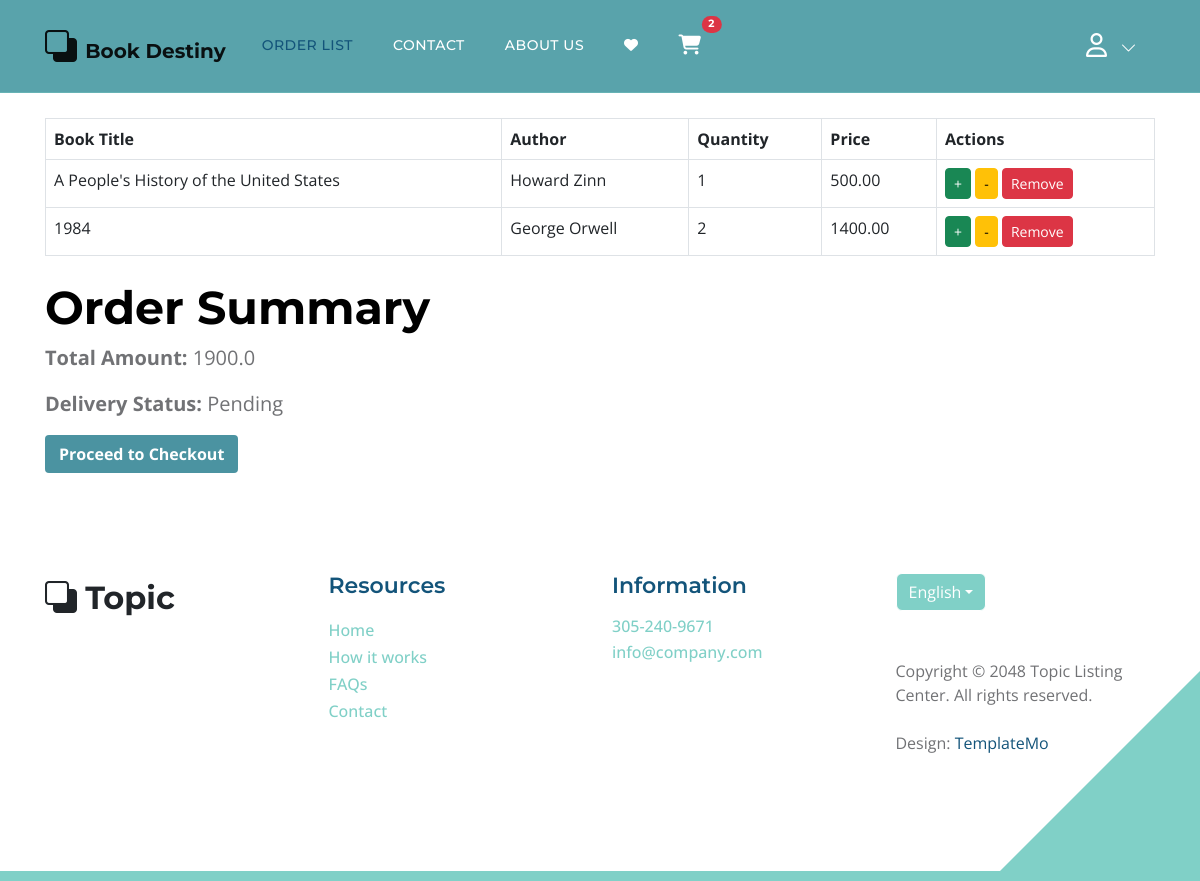
/order/cart/27/1/ (signed in), run on the app's committed database.
### order/models.py (models this page shows)
class Cart(models.Model):
    user = models.ForeignKey(User, on_delete=models.CASCADE, related_name='cart')
    item = models.ForeignKey(Book, on_delete=models.CASCADE)
    quantity = models.IntegerField(default=1)
    purchased = models.BooleanField(default=False)
    created = models.DateTimeField(auto_now_add=True)
    updated = models.DateTimeField(auto_now=True)
    def get_total(self):
        return self.item.borrowing_price * self.quantity

class Order(models.Model):
    orderitems = models.ManyToManyField(Cart, related_name='orders')
    user = models.ForeignKey(User, on_delete=models.CASCADE)
    ordered = models.BooleanField(default=False)
    total_amount = models.DecimalField(max_digits=10, decimal_places=2, default=0.00)
    created = models.DateTimeField(default=timezone.now)
    payment_id = models.CharField(max_length=255, blank=True, null=True)
    order_id = models.CharField(max_length=255, blank=True, null=True)
    delivery_status = models.CharField(max_length=20, default='Pending')
    def __str__(self):
        return f"Order {self.id} by {self.user.username}"
    def get_totals(self):
        total = 0
        for order_item in self.orderitems.all():
            total += float(order_item.get_total())
        return total

### library/models.py (models this page shows, shortened)
class Book(models.Model):
    category = models.ManyToManyField(Category) # ekta post multiple categorir moddhe thakte pare abar ekta categorir moddhe multiple post thakte pare
    title = models.CharField(max_length=50)
    author = models.CharField(max_length=100)
    ISBN = models.CharField(max_length=13)
    publication_date = models.DateField()
    genre = models.CharField(max_length=50)
    availability_status = models.BooleanField(default=True)
    description= models.TextField()
    available_copies = models.PositiveIntegerField(default=0)  # Added a field for available copies
    borrowing_price= models.DecimalField(max_digits=10, decimal_places=2)
    image=models.ImageField(upload_to='Library/media/uploads/',blank=True,null=True)
    borrow_book = models.BooleanField(default=False)

### order/views.py (the view)
# urls.py: path('cart/<int:user_id>/<int:chk>/',views.cart_view,name='cart'),
@csrf_exempt
def cart_view(request, user_id, chk):
    user = User.objects.get(id=user_id)
    if chk == 0:
        messages.warning(request, "Your payment was not completed!")
    carts = Cart.objects.filter(user=user, purchased=False)
    orders = Order.objects.filter(user=user, ordered=False)
    print(carts)
    if orders.exists():
        order = orders.first()
        context = {
            'carts': carts,
            'order': order
        }
        print(f"Context: {context}")
        return render(request, 'cart.html', context)
    else:
        messages.warning(request, "You do not have any items in your cart!")
        return redirect('home')

### order/context_processors.py (called while the page is built)
def cart_item_count(request):
    if request.user.is_authenticated:
        cart_count = Cart.objects.filter(user=request.user, purchased=False).count()
    else:
        cart_count = 0
    return {'cart_count': cart_count}

### order/templates/cart.html (shortened to what this page needs)
{% extends 'base.html' %}
{% load static %}
{% block content %}
<div class="container">
    <h1>Your Cart</h1>
    {% if carts %}
        <table class="table table-bordered mt-5">
            <thead>
                <tr>
                    <th>Book Title</th>
                    <th>Author</th>
                    <th>Quantity</th>
                    <th>Price</th>
                    <th>Actions</th>
                </tr>
            </thead>
            <tbody>
                {% for cart_item in carts %}
                <tr>
                    <td>{{ cart_item.item.title }}</td>
                    <td>{{ cart_item.item.author }}</td>
                    <td>{{ cart_item.quantity }}</td>
                    <td>{{ cart_item.get_total }}</td>
                    <td>
                        <a href="{% url 'order:increase-item' cart_item.item.pk %}" class="btn btn-sm btn-success">+</a>
                        <a href="{% url 'order:decrease-item' cart_item.item.pk %}" class="btn btn-sm btn-warning">-</a>
                        <a href="{% url 'order:remove-item' cart_item.item.pk %}" class="btn btn-sm btn-danger">Remove</a>
                    </td>
                </tr>
                {% endfor %}
            </tbody>
        </table>
        <div class="order-summary mt-4">
            <h2>Order Summary</h2>
            <p><strong>Total Amount:</strong> {{ order.get_totals }}</p>
            <p><strong>Delivery Status:</strong> {{ order.delivery_status }}</p>
            <a href="{% url 'payment:checkout' %}" class="btn btn-primary">Proceed to Checkout</a>
        </div>
    {% else %}
        <div class="alert alert-warning mt-4" role="alert">
            You do not have any items in your cart.
        </div>
    {% endif %}
</div>
{% endblock %}

### core/static/css/style.css (style rules this page uses)
.btn-primary { background-color:#4B93A1; border: 2px solid transparent; color: #ffffff; font-weight: bold; line-height: normal; transition: all 0.3s; }
.btn-primary { background-color: #4B93A1; color: #ffffff; border-radius: 0.25rem; transition: background-color 0.3s, border-color 0.3s; }
.container { padding-left: 15px; padding-right: 15px; }

### core/static/css/templatemo-topic-listing.css (style rules this page uses)
:root { --white-color: #ffffff; --primary-color: #13547a; --secondary-color: #80d0c7; --section-bg-color: #f0f8ff; --custom-btn-bg-color: #80d0c7; --custom-btn-bg-hover-color: #13547a; --dark-color: #000000; --p-color: #717275; --border-color: #7fffd4; --link-hover-color: #13547a; --body-font-family: 'Open Sans', sans-serif; --title-font-family: 'Montserrat', sans-serif; --h1-font-size: 58px; --h2-font-size: 46px; --h3-font-size: 32px; --h4-font-size: 28px; --h5-font-size: 24px; --h6-font-size: 22px; --p-font-size: 20px; --menu-font-size: 14px; --btn-font-size: 18px; --copyright-font-size: 16px; --border-radius-large: 100px; --border-radius-medium: 20px; --border-radius-small: 10px; --font-weight-normal: 400; --font-weight-medium: 500; --font-weight-semibold: 600; --font-weight-bold: 700; }
body { background-color: var(--white-color); font-family: var(--body-font-family); }
h2, h3, h4, h5, h6 { color: var(--dark-color); }
h1, h2, h3, h4, h5, h6 { font-family: var(--title-font-family); font-weight: var(--font-weight-semibold); }
h1 { font-size: var(--h1-font-size); font-weight: var(--font-weight-bold); }
h2 { font-size: var(--h2-font-size); font-weight: var(--font-weight-bold); }
p { color: var(--p-color); font-size: var(--p-font-size); font-weight: var(--font-weight-normal); }
a, button { touch-action: manipulation; transition: all 0.3s; }
a { display: inline-block; color: var(--primary-color); text-decoration: none; }
b, strong { font-weight: var(--font-weight-bold); }

### data on the page
Cart: item "A People's History of the United States", item.author "Howard Zinn", quantity "1", get_total "500.00"
Cart: item "1984", item.author "George Orwell", quantity "2", get_total "1400.00"
Order: get_totals "1900.0", delivery_status "Pending"

### other printed values
{{ cart_count }} "2"
